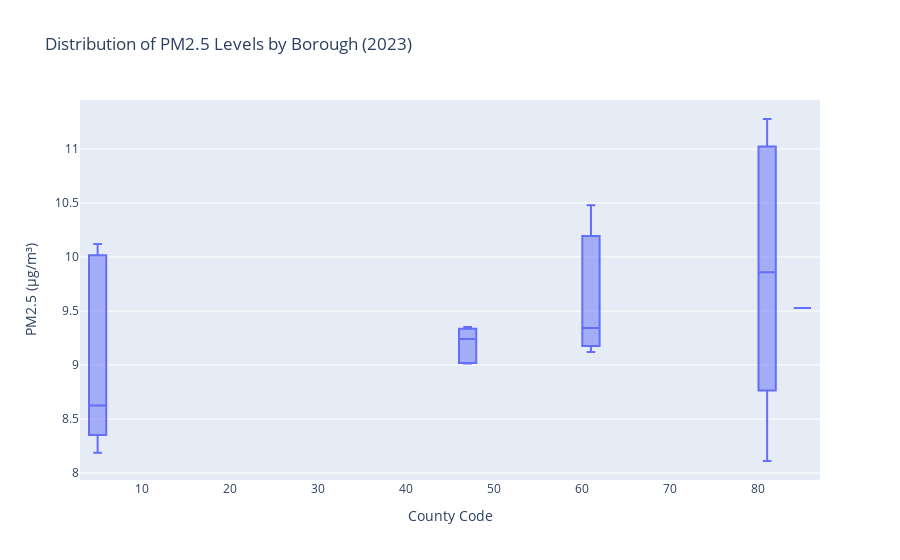

The code cell stored with this chart in its notebook:
### Markdown cell above
## Interpretation: Borough-level Differences

Manhattan has the highest average PM2.5 level among the boroughs, which may reflect its high traffic volume, dense commercial activity, and tourism.

Bronx shows the lowest values, while Brooklyn, Queens, and Staten Island fall in the middle.
Even though differences appear small, PM2.5 changes of 1–2 µg/m³ are associated with measurable health impacts.

### Code cell
fig = px.box(
    nyc,
    x="County Code",
    y="Arithmetic Mean",
    title="Distribution of PM2.5 Levels by Borough (2023)",
)

fig.update_layout(
    xaxis_title="County Code",
    yaxis_title="PM2.5 (µg/m³)"
)

fig.show()

### Figure 1 — Plotly figure (JSON) as saved in the notebook; plotly's stock layout.template omitted (floating-point values rounded to 4 significant figures)
{"data": [{"alignmentgroup": "True", "hovertemplate": "County Code=%{x}<br>Arithmetic Mean=%{y}<extra></extra>", "legendgroup": "", "marker": {"color": "#636efa"}, "name": "", "notched": false, "offsetgroup": "", "orientation": "v", "showlegend": false, "type": "box", "x": [5, 5, 5, 5, 5, 5, 5, 5, 5, 5, 47, 47, 47, 47, 47, 61, 61, 61, 81, 81, 81, 81, 81, 81, 81, 81, 85], "x0": " ", "xaxis": "x", "y": [8.607, 10.02, 8.404, 8.352, 9.992, 10.11, 10.12, 8.278, 8.187, 8.643, 9.021, 9.015, 9.352, 9.332, 9.24, 9.121, 9.343, 10.48, 8.112, 8.782, 10.81, 8.748, 10.78, 11.28, 11.23, 8.938, 9.529], "y0": " ", "yaxis": "y"}], "layout": {"boxmode": "group", "legend": {"tracegroupgap": 0}, "title": {"text": "Distribution of PM2.5 Levels by Borough (2023)"}, "xaxis": {"anchor": "y", "domain": [0, 1], "title": {"text": "County Code"}}, "yaxis": {"anchor": "x", "domain": [0, 1], "title": {"text": "PM2.5 (µg/m³)"}}}}
